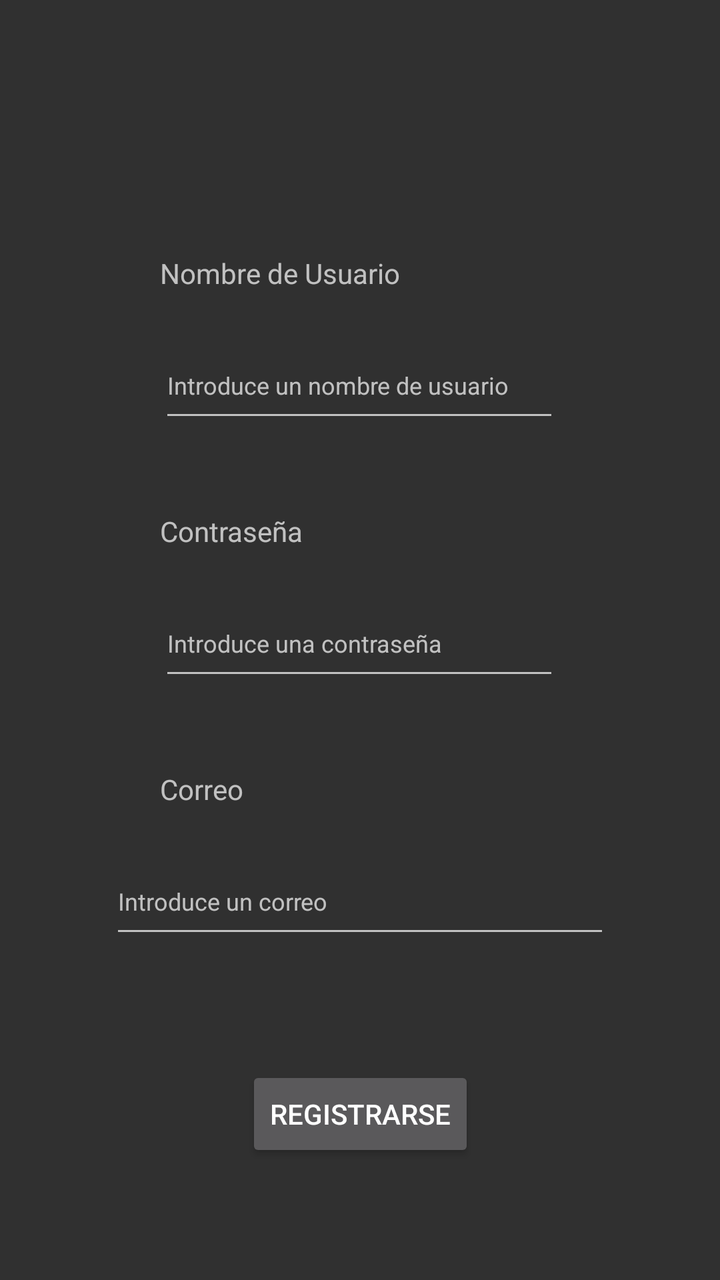
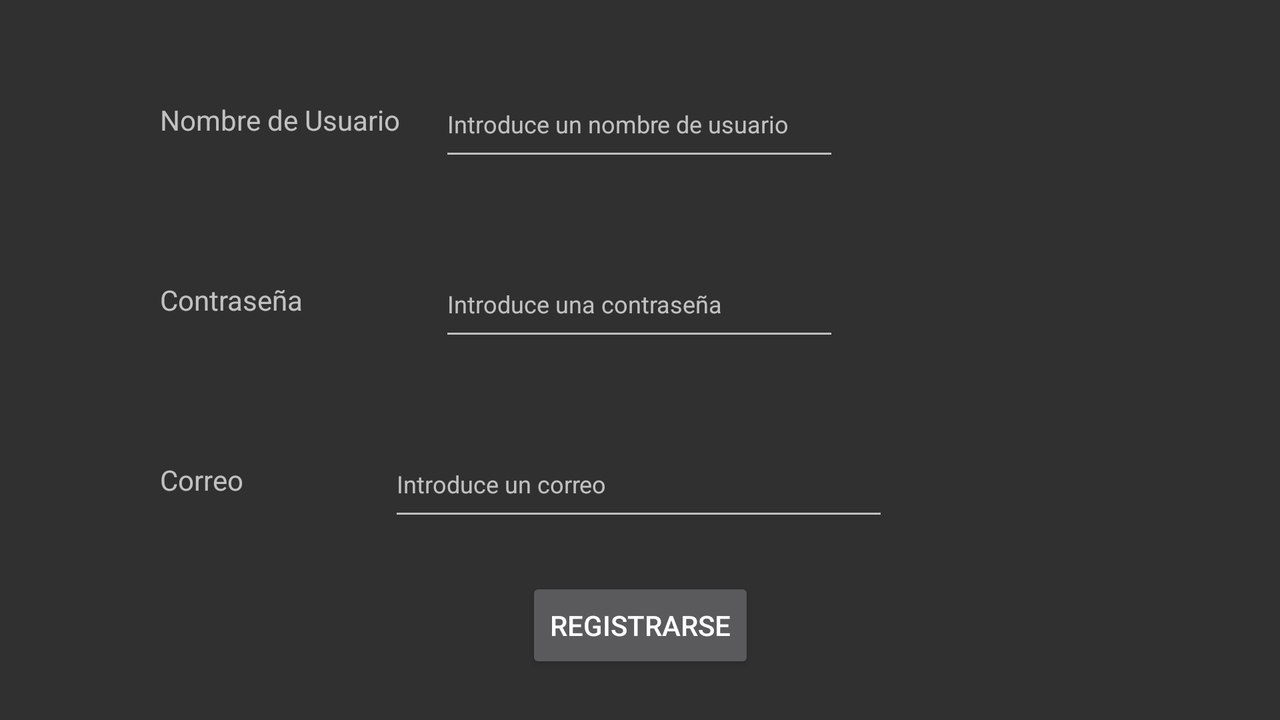

First picture: res/layout/ on a phone held upright. Second picture: the repository's own variant of that layout, on a device whose configuration matches the variant's folder. Source for both follows.
<!-- AndroidManifest.xml: application theme TemaDASNoActionBar -->
<!-- res/layout/activity_registrarse.xml -->
<?xml version="1.0" encoding="utf-8"?>
<androidx.constraintlayout.widget.ConstraintLayout xmlns:android="http://schemas.android.com/apk/res/android"
    xmlns:app="http://schemas.android.com/apk/res-auto"
    xmlns:tools="http://schemas.android.com/tools"
    android:layout_width="match_parent"
    android:layout_height="match_parent">

    <TextView
        android:id="@+id/nombreUsuario8"
        android:layout_width="wrap_content"
        android:layout_height="wrap_content"
        android:layout_marginStart="80dp"
        android:layout_marginLeft="80dp"
        android:layout_marginBottom="20dp"
        android:text="@string/nombre_de_usuario"
        app:layout_constraintBottom_toTopOf="@+id/nombreUsuario7"
        app:layout_constraintStart_toStartOf="parent" />

    <EditText
        android:id="@+id/nombreUsuario7"
        android:layout_width="200dp"
        android:layout_height="50dp"
        android:layout_marginBottom="40dp"
        android:ems="10"
        android:hint="@string/introduce_un_nombre_de_usuario"
        android:textSize="12sp"
        app:layout_constraintBottom_toTopOf="@+id/contraseña6"
        app:layout_constraintEnd_toEndOf="parent"
        app:layout_constraintHorizontal_bias="0.497"
        app:layout_constraintStart_toStartOf="parent" />

    <TextView
        android:id="@+id/contraseña6"
        android:layout_width="wrap_content"
        android:layout_height="wrap_content"
        android:layout_marginStart="80dp"
        android:layout_marginLeft="80dp"
        android:layout_marginBottom="20dp"
        android:text="@string/contrase_a"
        app:layout_constraintBottom_toTopOf="@+id/contraseña5"
        app:layout_constraintStart_toStartOf="parent" />

    <EditText
        android:id="@+id/contraseña5"
        android:layout_width="200dp"
        android:layout_height="50dp"
        android:ems="10"
        android:hint="@string/introduce_una_contrase_a"
        android:inputType="textPassword"
        android:textSize="12sp"
        app:layout_constraintBottom_toBottomOf="parent"
        app:layout_constraintEnd_toEndOf="parent"
        app:layout_constraintHorizontal_bias="0.497"
        app:layout_constraintStart_toStartOf="parent"
        app:layout_constraintTop_toTopOf="parent" />

    <TextView
        android:id="@+id/correo"
        android:layout_width="wrap_content"
        android:layout_height="wrap_content"
        android:layout_marginStart="80dp"
        android:layout_marginLeft="80dp"
        android:layout_marginTop="40dp"
        android:text="@string/correo"
        app:layout_constraintStart_toStartOf="parent"
        app:layout_constraintTop_toBottomOf="@+id/contraseña5" />

    <EditText
        android:id="@+id/correo2"
        android:layout_width="250dp"
        android:layout_height="50dp"
        android:layout_marginTop="20dp"
        android:ems="10"
        android:hint="@string/introduce_un_correo"
        android:inputType="textEmailAddress"
        android:textSize="12sp"
        app:layout_constraintEnd_toEndOf="parent"
        app:layout_constraintStart_toStartOf="parent"
        app:layout_constraintTop_toBottomOf="@+id/correo" />

    <Button
        android:id="@+id/registrarse3"
        android:layout_width="wrap_content"
        android:layout_height="wrap_content"
        android:onClick="registrarse"
        android:text="@string/registrarse"
        app:layout_constraintBottom_toBottomOf="parent"
        app:layout_constraintEnd_toEndOf="parent"
        app:layout_constraintStart_toStartOf="parent"
        app:layout_constraintTop_toBottomOf="@+id/correo2" />
</androidx.constraintlayout.widget.ConstraintLayout>
<!-- resources referenced by this layout -->
<resources>
  <string name="contrase_a">Contraseña</string>
  <string name="correo">Correo</string>
  <string name="introduce_un_correo">Introduce un correo</string>
  <string name="introduce_un_nombre_de_usuario">Introduce un nombre de usuario</string>
  <string name="introduce_una_contrase_a">Introduce una contraseña</string>
  <string name="nombre_de_usuario">Nombre de Usuario</string>
  <string name="registrarse">registrarse</string>
  <style name="TemaDASNoActionBar" parent="Theme.AppCompat.NoActionBar">
          <item name="colorPrimary">#00FF00</item>
          <item name="colorPrimaryDark">#FFFFFF</item>
          <item name="colorAccent">#FFC300</item>
      </style>
</resources>
<!-- res/layout-land/activity_registrarse.xml (the repository's variant of the layout above) -->
<!-- drawn on the phone turned sideways -->
<?xml version="1.0" encoding="utf-8"?>
<androidx.constraintlayout.widget.ConstraintLayout xmlns:android="http://schemas.android.com/apk/res/android"
    xmlns:app="http://schemas.android.com/apk/res-auto"
    xmlns:tools="http://schemas.android.com/tools"
    android:layout_width="match_parent"
    android:layout_height="match_parent">

    <TextView
        android:id="@+id/nombreUsuario8"
        android:layout_width="wrap_content"
        android:layout_height="wrap_content"
        android:layout_marginStart="80dp"
        android:layout_marginLeft="80dp"
        android:layout_marginBottom="16dp"
        android:text="@string/nombre_de_usuario"
        app:layout_constraintBottom_toBottomOf="@+id/nombreUsuario7"
        app:layout_constraintStart_toStartOf="parent" />

    <EditText
        android:id="@+id/nombreUsuario7"
        android:layout_width="200dp"
        android:layout_height="50dp"
        android:layout_marginBottom="40dp"
        android:ems="10"
        android:hint="@string/introduce_un_nombre_de_usuario"
        android:textSize="12sp"
        app:layout_constraintBottom_toTopOf="@+id/contraseña5"
        app:layout_constraintEnd_toEndOf="parent"
        app:layout_constraintHorizontal_bias="0.499"
        app:layout_constraintStart_toStartOf="parent" />

    <TextView
        android:id="@+id/contraseña6"
        android:layout_width="wrap_content"
        android:layout_height="wrap_content"
        android:layout_marginStart="80dp"
        android:layout_marginLeft="80dp"
        android:layout_marginBottom="16dp"
        android:text="@string/contrase_a"
        app:layout_constraintBottom_toBottomOf="@+id/contraseña5"
        app:layout_constraintStart_toStartOf="parent" />

    <EditText
        android:id="@+id/contraseña5"
        android:layout_width="200dp"
        android:layout_height="50dp"
        android:ems="10"
        android:hint="@string/introduce_una_contrase_a"
        android:inputType="textPassword"
        android:textSize="12sp"
        app:layout_constraintBottom_toBottomOf="parent"
        app:layout_constraintEnd_toEndOf="parent"
        app:layout_constraintHorizontal_bias="0.499"
        app:layout_constraintStart_toStartOf="parent"
        app:layout_constraintTop_toTopOf="parent"
        app:layout_constraintVertical_bias="0.404" />

    <TextView
        android:id="@+id/correo"
        android:layout_width="wrap_content"
        android:layout_height="wrap_content"
        android:layout_marginStart="80dp"
        android:layout_marginLeft="80dp"
        android:layout_marginBottom="16dp"
        android:text="@string/correo"
        app:layout_constraintBottom_toBottomOf="@+id/correo2"
        app:layout_constraintStart_toStartOf="parent" />

    <EditText
        android:id="@+id/correo2"
        android:layout_width="250dp"
        android:layout_height="50dp"
        android:layout_marginTop="40dp"
        android:ems="10"
        android:hint="@string/introduce_un_correo"
        android:inputType="textEmailAddress"
        android:textSize="12sp"
        app:layout_constraintEnd_toEndOf="parent"
        app:layout_constraintHorizontal_bias="0.498"
        app:layout_constraintStart_toStartOf="parent"
        app:layout_constraintTop_toBottomOf="@+id/contraseña5" />

    <Button
        android:id="@+id/registrarse3"
        android:layout_width="wrap_content"
        android:layout_height="wrap_content"
        android:onClick="registrarse"
        android:text="@string/registrarse"
        app:layout_constraintBottom_toBottomOf="parent"
        app:layout_constraintEnd_toEndOf="parent"
        app:layout_constraintStart_toStartOf="parent"
        app:layout_constraintTop_toBottomOf="@+id/correo2" />
</androidx.constraintlayout.widget.ConstraintLayout>
